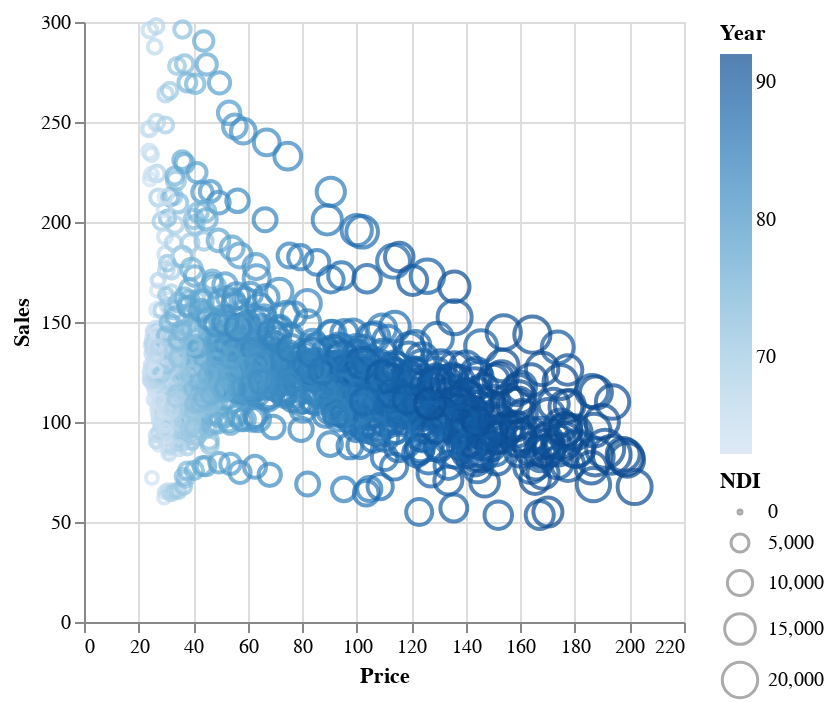

Notebook code for this chart:
### Markdown cell above
To explore the data use the interactive DataVoyager and VegaLite

### Code cell
# cigar |> Voyager()

cigar |> @vlplot(
    :point,
    x=:Price,
    y=:Sales,
    color=:Year,
    size=:NDI
)

### Figure 1 — Vega-Lite specification as saved in the notebook (floating-point values rounded to 4 significant figures; data arrays with more than 128 entries replaced by an {"elided": "..."} marker saying what was removed)
{"data": {"values": {"elided": "1380 records"}}, "encoding": {"color": {"field": "Year", "type": "quantitative"}, "size": {"field": "NDI", "type": "quantitative"}, "x": {"field": "Price", "type": "quantitative"}, "y": {"field": "Sales", "type": "quantitative"}}, "mark": "point"}
